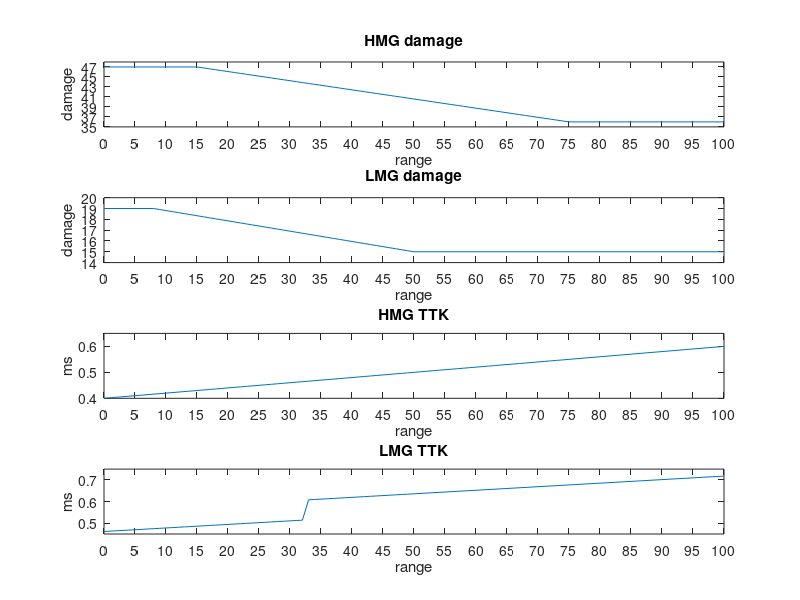

MATLAB code for this plot:
clear all; close all; clc

PLOT_END = 100;


% HMG
hmg_maxdamage = 47;
hmg_mindamage = 36;
hmg_dropoff_start = 15;
hmg_dropoff_end = 75;
hmg_x = (1:hmg_dropoff_end - hmg_dropoff_start-1);
hmg_dropoff = hmg_maxdamage - (hmg_maxdamage - hmg_mindamage) / (hmg_dropoff_end - hmg_dropoff_start) .* hmg_x;
hmg_x1 = [0 hmg_dropoff_start]';
hmg_y1 = [hmg_maxdamage hmg_maxdamage]';
hmg_x2 = [hmg_dropoff_end PLOT_END]';
hmg_y2 = [hmg_mindamage hmg_mindamage]';

hmg_X = [hmg_x1; (hmg_x+hmg_dropoff_start)'; hmg_x2];
hmg_Y = [hmg_y1; hmg_dropoff'; hmg_y2];

subplot(4,1,1);
plot(hmg_X, hmg_Y);
ylim([hmg_mindamage-1; hmg_maxdamage+1]);
set(gca,'YTick', (hmg_mindamage-1:2:hmg_maxdamage+1));
set(gca,'XTick', (0:5:PLOT_END));



% LMG
lmg_maxdamage = 19;
lmg_mindamage = 15;
lmg_dropoff_start = 8;
lmg_dropoff_end = 50;

lmg_x = (1:lmg_dropoff_end - lmg_dropoff_start-1);
lmg_dropoff = lmg_maxdamage - (lmg_maxdamage - lmg_mindamage) / (lmg_dropoff_end - lmg_dropoff_start) .* lmg_x;
lmg_x1 = [0 lmg_dropoff_start]';
lmg_y1 = [lmg_maxdamage lmg_maxdamage]';
lmg_x2 = [lmg_dropoff_end PLOT_END]';
lmg_y2 = [lmg_mindamage lmg_mindamage]';

lmg_X = [lmg_x1; (lmg_x+lmg_dropoff_start)'; lmg_x2];
lmg_Y = [lmg_y1; lmg_dropoff'; lmg_y2];


subplot(4,1,2);
plot(lmg_X, lmg_Y);
ylim([lmg_mindamage-1; lmg_maxdamage+1]);
set(gca,'YTick', (lmg_mindamage-1:1:lmg_maxdamage+1));
set(gca,'XTick', (0:5:PLOT_END));
%grid on;


% TTK HMG

hmg_velocity = 500;
hmg_time_per_meter = 1/hmg_velocity;
hmg_rof = 300;
hmg_btk = ceil(100 ./ hmg_Y);
hmg_time_per_round = 1/(hmg_rof/60);

hmg_ttk = (hmg_btk-1) .* hmg_time_per_round + (hmg_X * hmg_time_per_meter);

subplot(4,1,3);
plot(hmg_X, hmg_ttk);
set(gca,'YTick', (0:0.1:hmg_ttk(length(hmg_ttk))));
set(gca,'XTick', (0:5:PLOT_END));


% TTK HMG

lmg_velocity = 610;
lmg_time_per_meter = 1/lmg_velocity;
lmg_rof = 650;
lmg_btk = ceil(100 ./ lmg_Y);
lmg_time_per_round = 1/(lmg_rof/60);

lmg_ttk = (lmg_btk-1) .* lmg_time_per_round + (lmg_X * lmg_time_per_meter);

subplot(4,1,4);
plot(lmg_X, lmg_ttk);
set(gca,'YTick', (0:0.1:lmg_ttk(length(lmg_ttk))));
set(gca,'XTick', (0:5:PLOT_END));

subplot(4,1,1);
title('HMG damage'), xlabel('range'), ylabel('damage');
subplot(4,1,2)
title('LMG damage'), xlabel('range'), ylabel('damage');
subplot(4,1,3);
title('HMG TTK'), xlabel('range'), ylabel('ms');
subplot(4,1,4);
title('LMG TTK'), xlabel('range'), ylabel('ms');



% Data table

disp('HMG');
disp('     range    damage     ttk     btk');
for i=1:length(hmg_X)
    disp([hmg_X(i) hmg_Y(i) hmg_ttk(i) hmg_btk(i)])
end
disp('LMG');
disp('     range    damage     ttk     btk');
for i=1:length(lmg_X)
    disp([lmg_X(i) lmg_Y(i) lmg_ttk(i) lmg_btk(i)])
end

disp('Total damage in one burst');
disp('HMG (6 sec mag size)');
disp([hmg_rof/60 * 6 * hmg_Y]);
disp('LMG (6 sec mag size)');
disp([lmg_rof/60 * 3.5 * lmg_Y]);